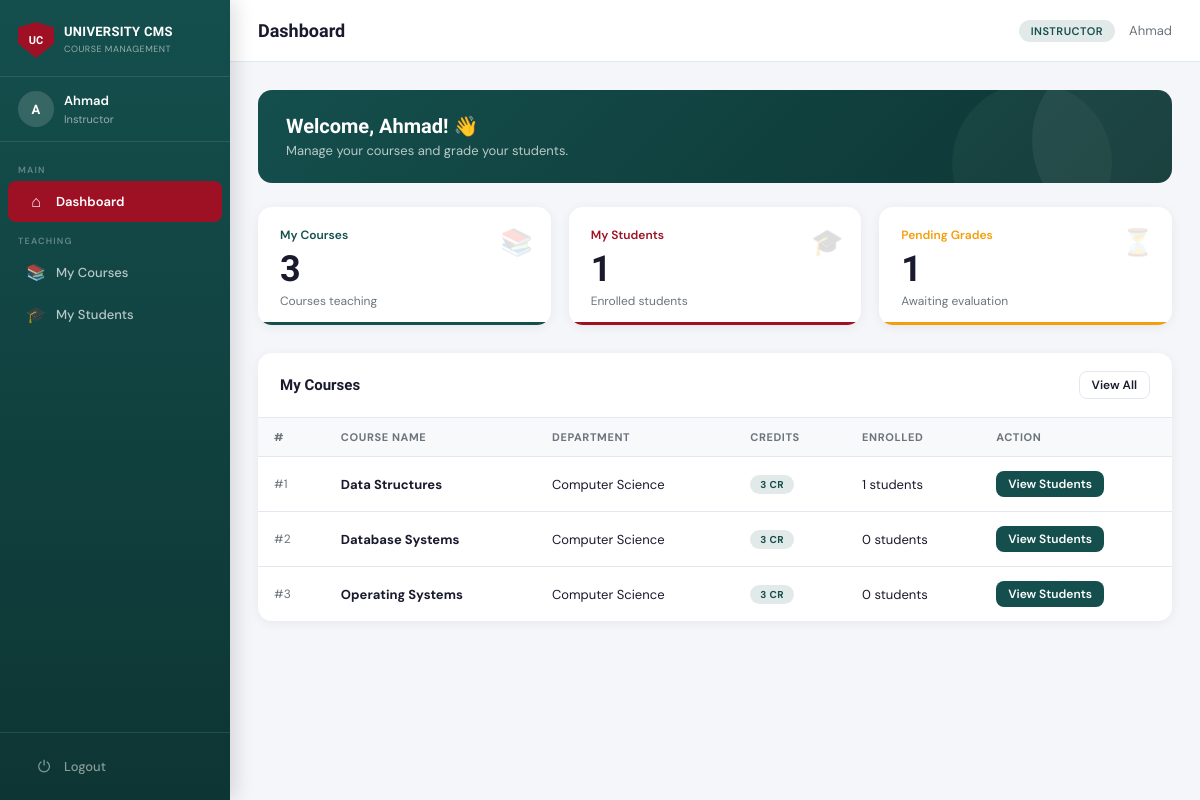
/dashboard (signed in), run on the app's committed database.
### tables this page shows
CREATE TABLE Course (
    course_id   INTEGER PRIMARY KEY AUTOINCREMENT,
    course_name TEXT NOT NULL,
    credits     INTEGER NOT NULL DEFAULT 3,
    department  TEXT,
    instructor_id INTEGER,
    created_at  TEXT DEFAULT (datetime('now')),
    FOREIGN KEY(instructor_id) REFERENCES Instructor(instructor_id) ON DELETE SET NULL
);

### app.py (the view, shortened to what this page needs)
@app.route('/dashboard')
@login_required
def dashboard():
    role = session['role']
    stats = {}
    if role == 'admin':
        stats['students']    = query("SELECT COUNT(*) as c FROM Student", one=True)['c']
        stats['instructors'] = query("SELECT COUNT(*) as c FROM Instructor", one=True)['c']
        stats['courses']     = query("SELECT COUNT(*) as c FROM Course", one=True)['c']
        stats['enrollments'] = query("SELECT COUNT(*) as c FROM Enrollment", one=True)['c']
        recent_users = query("SELECT * FROM User ORDER BY created_at DESC LIMIT 5")
        return render_template('dashboard_admin.html', stats=stats, recent_users=recent_users)
    elif role == 'instructor':
        iid = session.get('profile_id')
        stats['my_courses']  = query("SELECT COUNT(*) as c FROM Course WHERE instructor_id=?", (iid,), one=True)['c']
        stats['my_students'] = query(
            "SELECT COUNT(DISTINCT e.student_id) as c FROM Enrollment e "
            "JOIN Course c ON e.course_id=c.course_id WHERE c.instructor_id=?", (iid,), one=True)['c']
        stats['pending_grades'] = query(
            "SELECT COUNT(*) as c FROM Enrollment e "
            "JOIN Course c ON e.course_id=c.course_id "
            "WHERE c.instructor_id=? AND e.grade IS NULL", (iid,), one=True)['c']
        my_courses = query(
            "SELECT c.*, COUNT(e.enrollment_id) as enrolled "
            "FROM Course c LEFT JOIN Enrollment e ON c.course_id=e.course_id "
            "WHERE c.instructor_id=? GROUP BY c.course_id", (iid,))
        return render_template('dashboard_instructor.html', stats=stats, my_courses=my_courses)

### app.py (called while the page is built)
def get_db():
    conn = sqlite3.connect(DB_PATH)
    conn.row_factory = sqlite3.Row   # access columns by name
    conn.execute("PRAGMA foreign_keys = ON")
    return conn

def query(sql, args=(), one=False):
    conn = get_db()
    cur  = conn.execute(sql, args)
    rv   = cur.fetchall()
    conn.close()
    return (rv[0] if rv else None) if one else rv

def login_required(f):
    from functools import wraps
    @wraps(f)
    def decorated(*args, **kwargs):
        if 'user_id' not in session:
            flash("Please log in first.", "error")
            return redirect(url_for('login'))
        return f(*args, **kwargs)
    return decorated

### templates/dashboard_instructor.html (shortened to what this page needs)
{% extends 'base.html' %}
{% block page_title %}Dashboard{% endblock %}
{% block content %}
<div class="welcome-banner">
  <h2>Welcome, {{ session.name }}! 👋</h2>
  <p>Manage your courses and grade your students.</p>
</div>
<div class="cards-grid">
  <div class="stat-card" style="--accent: var(--teal);">
    <div class="stat-icon">📚</div>
    <div class="stat-label">My Courses</div>
    <div class="stat-value">{{ stats.my_courses }}</div>
    <div class="stat-sub">Courses teaching</div>
  </div>
  <div class="stat-card" style="--accent: var(--red);">
    <div class="stat-icon">🎓</div>
    <div class="stat-label">My Students</div>
    <div class="stat-value">{{ stats.my_students }}</div>
    <div class="stat-sub">Enrolled students</div>
  </div>
  <div class="stat-card" style="--accent: var(--warning);">
    <div class="stat-icon">⏳</div>
    <div class="stat-label">Pending Grades</div>
    <div class="stat-value">{{ stats.pending_grades }}</div>
    <div class="stat-sub">Awaiting evaluation</div>
  </div>
</div>
<div class="table-card">
  <div class="table-card-header">
    <h3>My Courses</h3>
    <a href="{{ url_for('instructor_courses') }}" class="btn btn-outline btn-sm">View All</a>
  </div>
  <table>
    <thead>
      <tr>
        <th>#</th>
        <th>Course Name</th>
        <th>Department</th>
        <th>Credits</th>
        <th>Enrolled</th>
        <th>Action</th>
      </tr>
    </thead>
    <tbody>
      {% for c in my_courses %}
      <tr>
        <td style="color:var(--subtext); font-size:12px;">#{{ c['course_id'] }}</td>
        <td><strong>{{ c['course_name'] }}</strong></td>
        <td>{{ c['department'] or '—' }}</td>
        <td><span class="badge badge-teal">{{ c['credits'] }} CR</span></td>
        <td>{{ c['enrolled'] }} students</td>
        <td>
          <a href="{{ url_for('instructor_course_students', cid=c['course_id']) }}"
             class="btn btn-teal btn-sm">View Students</a>
        </td>
      </tr>
      {% else %}
      <tr><td colspan="6" class="empty-state">
        <div class="empty-icon">📚</div>
        <h3>No courses assigned</h3>
        <p>Contact admin to assign courses.</p>
      </td></tr>
      {% endfor %}
    </tbody>
  </table>
</div>
{% endblock %}

### static/css/style.css (style rules this page uses)
:root { --red: #9E1124; --red-dark: #7a0d1c; --red-light: #c41530; --teal: #144F4D; --teal-dark: #0d3533; --teal-light: #1a6663; --bg: #F4F6F9; --card: #ffffff; --text: #1A1A2E; --subtext: #6C757D; --border: #E2E8F0; --success: #10B981; --warning: #F59E0B; --danger: #EF4444; --sidebar-w: 230px; --header-h: 62px; }
* { box-sizing: border-box; margin: 0; padding: 0; }
body { font-family: 'DM Sans', sans-serif; background: var(--bg); color: var(--text); font-size: 14px; min-height: 100vh; }
.cards-grid { display: grid; grid-template-columns: repeat(auto-fit, minmax(200px, 1fr)); gap: 18px; margin-bottom: 28px; }
.stat-card { background: var(--card); border-radius: 14px; padding: 20px 22px 16px; box-shadow: 0 2px 12px rgba(0,0,0,0.06); position: relative; overflow: hidden; }
.stat-card::after { content: ''; position: absolute; bottom: 0; left: 0; right: 0; height: 3px; background: var(--accent, var(--red)); border-radius: 0 0 14px 14px; }
.stat-label { font-size: 12px; font-weight: 600; color: var(--accent, var(--red)); margin-bottom: 8px; }
.stat-value { font-family: 'Sora', sans-serif; font-size: 36px; font-weight: 700; color: var(--text); line-height: 1; }
.stat-sub { font-size: 12px; color: var(--subtext); margin-top: 6px; }
.stat-icon { position: absolute; top: 18px; right: 18px; font-size: 26px; opacity: 0.18; }
.table-card { background: var(--card); border-radius: 14px; box-shadow: 0 2px 12px rgba(0,0,0,0.06); overflow: hidden; margin-bottom: 24px; }
.table-card-header { display: flex; align-items: center; justify-content: space-between; padding: 18px 22px; border-bottom: 1px solid var(--border); }
.table-card-header h3 { font-family: 'Sora', sans-serif; font-size: 15px; font-weight: 700; color: var(--text); }
table { width: 100%; border-collapse: collapse; }
thead th { text-align: left; padding: 12px 16px; font-size: 11px; font-weight: 700; text-transform: uppercase; letter-spacing: 0.6px; color: var(--subtext); background: #f8f9fa; border-bottom: 1px solid var(--border); }
tbody td { padding: 14px 16px; border-bottom: 1px solid var(--border); font-size: 13px; color: var(--text); vertical-align: middle; }
tbody tr:last-child td { border-bottom: none; }
.badge { display: inline-block; padding: 3px 10px; border-radius: 20px; font-size: 10px; font-weight: 700; text-transform: uppercase; letter-spacing: 0.4px; }
.badge-teal { background: rgba(20,79,77,0.12); color: var(--teal); }
.btn { display: inline-flex; align-items: center; gap: 6px; padding: 8px 18px; border-radius: 8px; font-size: 13px; font-weight: 600; cursor: pointer; border: none; text-decoration: none; transition: all 0.2s; font-family: 'DM Sans', sans-serif; }
.btn-teal { background: var(--teal); color: white; }
.btn-outline { background: transparent; border: 1.5px solid var(--border); color: var(--text); }
.btn-sm { padding: 5px 12px; font-size: 12px; }
.welcome-banner { background: linear-gradient(135deg, var(--teal) 0%, var(--teal-dark) 100%); border-radius: 14px; padding: 24px 28px; margin-bottom: 24px; position: relative; overflow: hidden; }
.welcome-banner::before { content: ''; position: absolute; right: -40px; top: -40px; width: 180px; height: 180px; border-radius: 50%; background: rgba(255,255,255,0.06); }
.welcome-banner::after { content: ''; position: absolute; right: 60px; bottom: -60px; width: 160px; height: 160px; border-radius: 50%; background: rgba(255,255,255,0.04); }
.welcome-banner h2 { font-family: 'Sora', sans-serif; font-size: 20px; font-weight: 700; color: white; margin-bottom: 4px; }
.welcome-banner p { color: rgba(255,255,255,0.7); font-size: 13px; }

### data on the page
Course: course_id "1", course_name "Data Structures", department "Computer Science", credits "3", enrolled "1"
Course: course_id "2", course_name "Database Systems", department "Computer Science", credits "3", enrolled "0"
Course: course_id "3", course_name "Operating Systems", department "Computer Science", credits "3", enrolled "0"

### other printed values
{{ session.name[0] | upper if session.name else '?' }} "A"
{{ session.name or session.username }} "Ahmad"
{{ session.role }} "Instructor"
{{ session.role }} "INSTRUCTOR"
{{ session.name }} "Ahmad"
{{ stats.my_courses }} "3"
{{ stats.my_students }} "1"
{{ stats.pending_grades }} "1"
